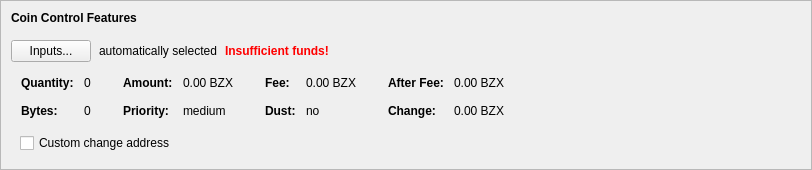
        <widget class="QFrame" name="frameCoinControl">
         <property name="sizePolicy">
          <sizepolicy hsizetype="Expanding" vsizetype="Expanding">
           <horstretch>0</horstretch>
           <verstretch>0</verstretch>
          </sizepolicy>
         </property>
         <property name="maximumSize">
          <size>
           <width>16777215</width>
           <height>16777215</height>
          </size>
         </property>
         <property name="frameShape">
          <enum>QFrame::StyledPanel</enum>
         </property>
         <property name="frameShadow">
          <enum>QFrame::Sunken</enum>
         </property>
         <layout class="QVBoxLayout" name="verticalLayoutCoinControl2">
          <property name="spacing">
           <number>0</number>
          </property>
          <property name="leftMargin">
           <number>0</number>
          </property>
          <property name="topMargin">
           <number>0</number>
          </property>
          <property name="rightMargin">
           <number>0</number>
          </property>
          <property name="bottomMargin">
           <number>6</number>
          </property>
          <item>
           <layout class="QVBoxLayout" name="verticalLayoutCoinControl" stretch="0,0,0,0,1">
            <property name="spacing">
             <number>0</number>
            </property>
            <property name="leftMargin">
             <number>10</number>
            </property>
            <property name="topMargin">
             <number>10</number>
            </property>
            <item>
             <layout class="QHBoxLayout" name="horizontalLayoutCoinControl1">
              <property name="bottomMargin">
               <number>15</number>
              </property>
              <item>
               <widget class="QLabel" name="labelCoinControlFeatures">
                <property name="sizePolicy">
                 <sizepolicy hsizetype="Preferred" vsizetype="Maximum">
                  <horstretch>0</horstretch>
                  <verstretch>0</verstretch>
                 </sizepolicy>
                </property>
                <property name="font">
                 <font>
                  <weight>75</weight>
                  <bold>true</bold>
                 </font>
                </property>
                <property name="styleSheet">
                 <string notr="true">font-weight:bold;</string>
                </property>
                <property name="text">
                 <string>Coin Control Features</string>
                </property>
               </widget>
              </item>
             </layout>
            </item>
            <item>
             <layout class="QHBoxLayout" name="horizontalLayoutCoinControl2" stretch="0,0,0,0">
              <property name="spacing">
               <number>8</number>
              </property>
              <property name="bottomMargin">
               <number>10</number>
              </property>
              <item>
               <widget class="QPushButton" name="pushButtonCoinControl">
                <property name="styleSheet">
                 <string notr="true"/>
                </property>
                <property name="text">
                 <string>Inputs...</string>
                </property>
                <property name="autoDefault">
                 <bool>false</bool>
                </property>
               </widget>
              </item>
              <item>
               <widget class="QLabel" name="labelCoinControlAutomaticallySelected">
                <property name="text">
                 <string>automatically selected</string>
                </property>
                <property name="margin">
                 <number>5</number>
                </property>
               </widget>
              </item>
              <item>
               <widget class="QLabel" name="labelCoinControlInsuffFunds">
                <property name="font">
                 <font>
                  <weight>75</weight>
                  <bold>true</bold>
                 </font>
                </property>
                <property name="styleSheet">
                 <string notr="true">color:red;font-weight:bold;</string>
                </property>
                <property name="text">
                 <string>Insufficient funds!</string>
                </property>
                <property name="margin">
                 <number>5</number>
                </property>
               </widget>
              </item>
              <item>
               <spacer name="horizontalSpacerCoinControl">
                <property name="orientation">
                 <enum>Qt::Horizontal</enum>
                </property>
                <property name="sizeHint" stdset="0">
                 <size>
                  <width>40</width>
                  <height>1</height>
                 </size>
                </property>
               </spacer>
              </item>
             </layout>
            </item>
            <item>
             <widget class="QWidget" name="widgetCoinControl" native="true">
              <property name="sizePolicy">
               <sizepolicy hsizetype="Preferred" vsizetype="Preferred">
                <horstretch>0</horstretch>
                <verstretch>0</verstretch>
               </sizepolicy>
              </property>
              <property name="minimumSize">
               <size>
                <width>0</width>
                <height>0</height>
               </size>
              </property>
              <property name="styleSheet">
               <string notr="true"/>
              </property>
              <layout class="QHBoxLayout" name="horizontalLayoutCoinControl5">
               <property name="leftMargin">
                <number>0</number>
               </property>
               <property name="topMargin">
                <number>0</number>
               </property>
               <property name="rightMargin">
                <number>0</number>
               </property>
               <property name="bottomMargin">
                <number>0</number>
               </property>
               <item>
                <layout class="QHBoxLayout" name="horizontalLayoutCoinControl3" stretch="0,0,0,1">
                 <property name="spacing">
                  <number>20</number>
                 </property>
                 <property name="topMargin">
                  <number>0</number>
                 </property>
                 <property name="bottomMargin">
                  <number>10</number>
                 </property>
                 <item>
                  <layout class="QFormLayout" name="formLayoutCoinControl1">
                   <property name="horizontalSpacing">
                    <number>10</number>
                   </property>
                   <property name="verticalSpacing">
                    <number>14</number>
                   </property>
                   <property name="leftMargin">
                    <number>10</number>
                   </property>
                   <property name="topMargin">
                    <number>4</number>
                   </property>
                   <property name="rightMargin">
                    <number>6</number>
                   </property>
                   <item row="0" column="0">
                    <widget class="QLabel" name="labelCoinControlQuantityText">
                     <property name="font">
                      <font>
                       <weight>75</weight>
                       <bold>true</bold>
                      </font>
                     </property>
                     <property name="text">
                      <string>Quantity:</string>
                     </property>
                     <property name="margin">
                      <number>0</number>
                     </property>
                    </widget>
                   </item>
                   <item row="0" column="1">
                    <widget class="QLabel" name="labelCoinControlQuantity">
                     <property name="cursor">
                      <cursorShape>IBeamCursor</cursorShape>
                     </property>
                     <property name="contextMenuPolicy">
                      <enum>Qt::ActionsContextMenu</enum>
                     </property>
                     <property name="text">
                      <string notr="true">0</string>
                     </property>
                     <property name="margin">
                      <number>0</number>
                     </property>
                     <property name="textInteractionFlags">
                      <set>Qt::LinksAccessibleByMouse|Qt::TextSelectableByKeyboard|Qt::TextSelectableByMouse</set>
                     </property>
                    </widget>
                   </item>
                   <item row="1" column="0">
                    <widget class="QLabel" name="labelCoinControlBytesText">
                     <property name="font">
                      <font>
                       <weight>75</weight>
                       <bold>true</bold>
                      </font>
                     </property>
                     <property name="text">
                      <string>Bytes:</string>
                     </property>
                    </widget>
                   </item>
                   <item row="1" column="1">
                    <widget class="QLabel" name="labelCoinControlBytes">
                     <property name="cursor">
                      <cursorShape>IBeamCursor</cursorShape>
                     </property>
                     <property name="contextMenuPolicy">
                      <enum>Qt::ActionsContextMenu</enum>
                     </property>
                     <property name="text">
                      <string notr="true">0</string>
                     </property>
                     <property name="textInteractionFlags">
                      <set>Qt::LinksAccessibleByMouse|Qt::TextSelectableByKeyboard|Qt::TextSelectableByMouse</set>
                     </property>
                    </widget>
                   </item>
                  </layout>
                 </item>
                 <item>
                  <layout class="QFormLayout" name="formLayoutCoinControl2">
                   <property name="horizontalSpacing">
                    <number>10</number>
                   </property>
                   <property name="verticalSpacing">
                    <number>14</number>
                   </property>
                   <property name="leftMargin">
                    <number>6</number>
                   </property>
                   <property name="topMargin">
                    <number>4</number>
                   </property>
                   <property name="rightMargin">
                    <number>6</number>
                   </property>
                   <item row="0" column="0">
                    <widget class="QLabel" name="labelCoinControlAmountText">
                     <property name="font">
                      <font>
                       <weight>75</weight>
                       <bold>true</bold>
                      </font>
                     </property>
                     <property name="text">
                      <string>Amount:</string>
                     </property>
                     <property name="margin">
                      <number>0</number>
                     </property>
                    </widget>
                   </item>
                   <item row="0" column="1">
                    <widget class="QLabel" name="labelCoinControlAmount">
                     <property name="cursor">
                      <cursorShape>IBeamCursor</cursorShape>
                     </property>
                     <property name="contextMenuPolicy">
                      <enum>Qt::ActionsContextMenu</enum>
                     </property>
                     <property name="text">
                      <string notr="true">0.00 BZX</string>
                     </property>
                     <property name="textInteractionFlags">
                      <set>Qt::LinksAccessibleByMouse|Qt::TextSelectableByKeyboard|Qt::TextSelectableByMouse</set>
                     </property>
                    </widget>
                   </item>
                   <item row="1" column="0">
                    <widget class="QLabel" name="labelCoinControlPriorityText">
                     <property name="font">
                      <font>
                       <weight>75</weight>
                       <bold>true</bold>
                      </font>
                     </property>
                     <property name="text">
                      <string>Priority:</string>
                     </property>
                    </widget>
                   </item>
                   <item row="1" column="1">
                    <widget class="QLabel" name="labelCoinControlPriority">
                     <property name="cursor">
                      <cursorShape>IBeamCursor</cursorShape>
                     </property>
                     <property name="contextMenuPolicy">
                      <enum>Qt::ActionsContextMenu</enum>
                     </property>
                     <property name="text">
                      <string notr="true">medium</string>
                     </property>
                     <property name="textInteractionFlags">
                      <set>Qt::LinksAccessibleByMouse|Qt::TextSelectableByKeyboard|Qt::TextSelectableByMouse</set>
                     </property>
                    </widget>
                   </item>
                  </layout>
                 </item>
                 <item>
                  <layout class="QFormLayout" name="formLayoutCoinControl3">
                   <property name="horizontalSpacing">
                    <number>10</number>
                   </property>
                   <property name="verticalSpacing">
                    <number>14</number>
                   </property>
                   <property name="leftMargin">
                    <number>6</number>
                   </property>
                   <property name="topMargin">
                    <number>4</number>
                   </property>
                   <property name="rightMargin">
                    <number>6</number>
                   </property>
                   <item row="0" column="0">
                    <widget class="QLabel" name="labelCoinControlFeeText">
                     <property name="font">
                      <font>
                       <weight>75</weight>
                       <bold>true</bold>
                      </font>
                     </property>
                     <property name="text">
                      <string>Fee:</string>
                     </property>
                     <property name="margin">
                      <number>0</number>
                     </property>
                    </widget>
                   </item>
                   <item row="0" column="1">
                    <widget class="QLabel" name="labelCoinControlFee">
                     <property name="cursor">
                      <cursorShape>IBeamCursor</cursorShape>
                     </property>
                     <property name="contextMenuPolicy">
                      <enum>Qt::ActionsContextMenu</enum>
                     </property>
                     <property name="text">
                      <string notr="true">0.00 BZX</string>
                     </property>
                     <property name="textInteractionFlags">
                      <set>Qt::LinksAccessibleByMouse|Qt::TextSelectableByKeyboard|Qt::TextSelectableByMouse</set>
                     </property>
                    </widget>
                   </item>
                   <item row="1" column="0">
                    <widget class="QLabel" name="labelCoinControlLowOutputText">
                     <property name="font">
                      <font>
                       <weight>75</weight>
                       <bold>true</bold>
                      </font>
                     </property>
                     <property name="text">
                      <string>Dust:</string>
                     </property>
                    </widget>
                   </item>
                   <item row="1" column="1">
                    <widget class="QLabel" name="labelCoinControlLowOutput">
                     <property name="cursor">
                      <cursorShape>IBeamCursor</cursorShape>
                     </property>
                     <property name="contextMenuPolicy">
                      <enum>Qt::ActionsContextMenu</enum>
                     </property>
                     <property name="text">
                      <string notr="true">no</string>
                     </property>
                     <property name="textInteractionFlags">
                      <set>Qt::LinksAccessibleByMouse|Qt::TextSelectableByKeyboard|Qt::TextSelectableByMouse</set>
                     </property>
                    </widget>
                   </item>
                  </layout>
                 </item>
                 <item>
                  <layout class="QFormLayout" name="formLayoutCoinControl4">
                   <property name="horizontalSpacing">
                    <number>10</number>
                   </property>
                   <property name="verticalSpacing">
                    <number>14</number>
                   </property>
                   <property name="leftMargin">
                    <number>6</number>
                   </property>
                   <property name="topMargin">
                    <number>4</number>
                   </property>
                   <property name="rightMargin">
                    <number>6</number>
                   </property>
                   <item row="0" column="0">
                    <widget class="QLabel" name="labelCoinControlAfterFeeText">
                     <property name="font">
                      <font>
                       <weight>75</weight>
                       <bold>true</bold>
                      </font>
                     </property>
                     <property name="text">
                      <string>After Fee:</string>
                     </property>
                     <property name="margin">
                      <number>0</number>
                     </property>
                    </widget>
                   </item>
                   <item row="0" column="1">
                    <widget class="QLabel" name="labelCoinControlAfterFee">
                     <property name="cursor">
                      <cursorShape>IBeamCursor</cursorShape>
                     </property>
                     <property name="contextMenuPolicy">
                      <enum>Qt::ActionsContextMenu</enum>
                     </property>
                     <property name="text">
                      <string notr="true">0.00 BZX</string>
                     </property>
                     <property name="textInteractionFlags">
                      <set>Qt::LinksAccessibleByMouse|Qt::TextSelectableByKeyboard|Qt::TextSelectableByMouse</set>
                     </property>
                    </widget>
                   </item>
                   <item row="1" column="0">
                    <widget class="QLabel" name="labelCoinControlChangeText">
                     <property name="font">
                      <font>
                       <weight>75</weight>
                       <bold>true</bold>
                      </font>
                     </property>
                     <property name="text">
                      <string>Change:</string>
                     </property>
                    </widget>
                   </item>
                   <item row="1" column="1">
                    <widget class="QLabel" name="labelCoinControlChange">
                     <property name="cursor">
                      <cursorShape>IBeamCursor</cursorShape>
                     </property>
                     <property name="contextMenuPolicy">
                      <enum>Qt::ActionsContextMenu</enum>
                     </property>
                     <property name="text">
                      <string notr="true">0.00 BZX</string>
                     </property>
                     <property name="textInteractionFlags">
                      <set>Qt::LinksAccessibleByMouse|Qt::TextSelectableByKeyboard|Qt::TextSelectableByMouse</set>
                     </property>
                    </widget>
                   </item>
                  </layout>
                 </item>
                </layout>
               </item>
              </layout>
             </widget>
            </item>
            <item>
			<widget class="QWidget" name="coinControlChange">
             <layout class="QHBoxLayout" name="horizontalLayoutCoinControl4" stretch="0,0,0">
              <property name="spacing">
               <number>12</number>
              </property>
              <property name="sizeConstraint">
               <enum>QLayout::SetDefaultConstraint</enum>
              </property>
              <property name="topMargin">
               <number>5</number>
              </property>
              <property name="rightMargin">
               <number>5</number>
              </property>
              <item>
               <widget class="QCheckBox" name="checkBoxCoinControlChange">
                <property name="toolTip">
                 <string>If this is activated, but the change address is empty or invalid, change will be sent to a newly generated address.</string>
                </property>
                <property name="text">
                 <string>Custom change address</string>
                </property>
               </widget>
              </item>
              <item>
               <widget class="QValidatedLineEdit" name="lineEditCoinControlChange" native="true">
                <property name="enabled">
                 <bool>false</bool>
                </property>
                <property name="sizePolicy">
                 <sizepolicy hsizetype="Expanding" vsizetype="Fixed">
                  <horstretch>0</horstretch>
                  <verstretch>0</verstretch>
                 </sizepolicy>
                </property>
               </widget>
              </item>
              <item>
               <widget class="QLabel" name="labelCoinControlChangeLabel">
                <property name="sizePolicy">
                 <sizepolicy hsizetype="Preferred" vsizetype="Expanding">
                  <horstretch>0</horstretch>
                  <verstretch>0</verstretch>
                 </sizepolicy>
                </property>
                <property name="minimumSize">
                 <size>
                  <width>0</width>
                  <height>0</height>
                 </size>
                </property>
                <property name="text">
                 <string/>
                </property>
                <property name="margin">
                 <number>3</number>
                </property>
               </widget>
              </item>
             </layout>
			 </widget>
            </item>
            <item>
             <spacer name="verticalSpacerCoinControl">
              <property name="orientation">
               <enum>Qt::Vertical</enum>
              </property>
              <property name="sizeHint" stdset="0">
               <size>
                <width>800</width>
                <height>1</height>
               </size>
              </property>
             </spacer>
            </item>
           </layout>
          </item>
         </layout>
        </widget>
